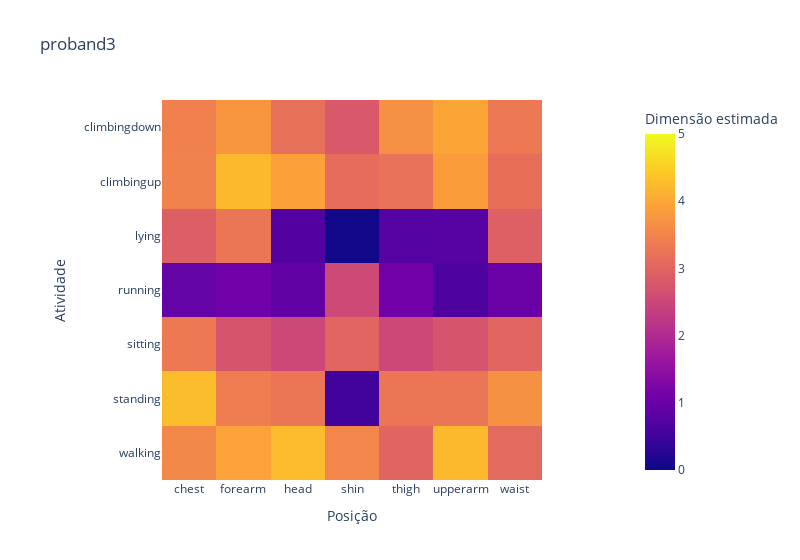

Write notebook code for a chart like this one.
### Code cell
fig = px.imshow(DIest, width=800, title=users[nu], zmax=5, zmin=0,
                labels=dict(y='Atividade', x='Posição', color='Dimensão estimada'),
                y=actis,
                x=posis)
fig.show()

### Figure 1 — Plotly figure (JSON) as saved in the notebook; plotly's stock layout.template omitted (floating-point values rounded to 4 significant figures)
{"data": [{"coloraxis": "coloraxis", "hovertemplate": "Posição: %{x}<br>Atividade: %{y}<br>Dimensão estimada: %{z}<extra></extra>", "name": "0", "type": "heatmap", "x": ["chest", "forearm", "head", "shin", "thigh", "upperarm", "waist"], "xaxis": "x", "y": ["climbingdown", "climbingup", "lying", "running", "sitting", "standing", "walking"], "yaxis": "y", "z": [[3.437, 3.764, 3.179, 2.803, 3.674, 3.964, 3.311], [3.471, 4.227, 3.918, 3.138, 3.228, 3.847, 3.178], [2.905, 3.279, 0.7071, 0.04233, 0.7349, 0.7763, 2.918], [0.9206, 1.103, 0.9118, 2.559, 1.118, 0.6549, 1.009], [3.332, 2.724, 2.517, 3.01, 2.524, 2.718, 3.013], [4.282, 3.386, 3.287, 0.5141, 3.28, 3.291, 3.685], [3.563, 3.936, 4.26, 3.519, 3.0, 4.224, 3.081]]}], "layout": {"coloraxis": {"cmax": 5, "cmin": 0, "colorbar": {"title": {"text": "Dimensão estimada"}}, "colorscale": [[0, "#0d0887"], [0.1111, "#46039f"], [0.2222, "#7201a8"], [0.3333, "#9c179e"], [0.4444, "#bd3786"], [0.5556, "#d8576b"], [0.6667, "#ed7953"], [0.7778, "#fb9f3a"], [0.8889, "#fdca26"], [1, "#f0f921"]]}, "title": {"text": "proband3"}, "width": 800, "xaxis": {"anchor": "y", "constrain": "domain", "domain": [0, 1], "scaleanchor": "y", "title": {"text": "Posição"}}, "yaxis": {"anchor": "x", "autorange": "reversed", "constrain": "domain", "domain": [0, 1], "title": {"text": "Atividade"}}}}
